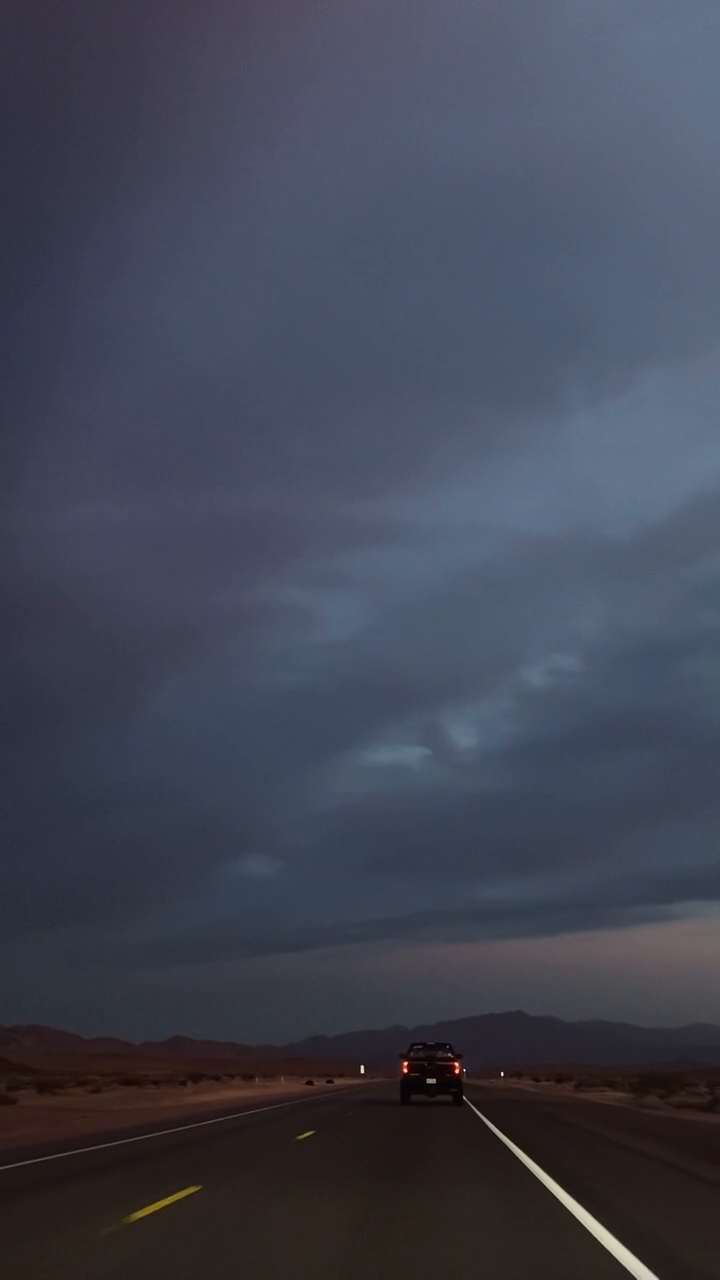
#> input picture frame 22 of OpenCV/car2.mp4, 720 x 1280 px, given in place of video2.mp4, which was not available
$ python '31-show Video Metadata.py'
#> lines starting #> are read from the running program, lines starting #| are printed output that depends on the picture; after the words box and inside, x2 and y2 are one past the last pixel; in counts of white or black regions, pixels touching at a corner belong together
import cv2

video = cv2.VideoCapture('video2.mp4')

# Get the frames per second (FPS) of the video
fps = video.get(cv2.CAP_PROP_FPS)
print('FPS:', fps)

# Get the resolution of the video
width = int(video.get(cv2.CAP_PROP_FRAME_WIDTH))
height = int(video.get(cv2.CAP_PROP_FRAME_HEIGHT))

total_number_of_frames = int(video.get(cv2.CAP_PROP_FRAME_COUNT)) # Total number of frames in the video.
FourCC_code_videoCodec = int(video.get(cv2.CAP_PROP_FOURCC)) # FourCC code representing the video codec.
video_duration_in_seconds = int(total_number_of_frames / fps) # Duration of the video in seconds.
video_stream_format = int(video.get(cv2.CAP_PROP_FORMAT)) # Format of the video stream.
video_brightness_level = int(video.get(cv2.CAP_PROP_BRIGHTNESS)) # Brightness level of the video.
video_contrast_level = int(video.get(cv2.CAP_PROP_CONTRAST)) # Contrast level of the video.
video_saturation_level = int(video.get(cv2.CAP_PROP_SATURATION)) # Saturation level of the video.
video_hue_level = int(video.get(cv2.CAP_PROP_HUE)) # Hue level of the video.
video_exposure_level  = int(video.get(cv2.CAP_PROP_EXPOSURE)) # Exposure level of the video


while video.isOpened():
    ret, frame = video.read()
#> frame is the input picture: shape (1280, 720, 3); mean B, G, R 83.9, 69.1, 65
    if not ret:
        break

    # Add metadata to the video frame
    cv2.putText(frame, 'FPS: {:.2f}'.format(fps), (10, 15), cv2.FONT_HERSHEY_COMPLEX_SMALL, 0.8, (0, 0, 255), 1)
#> frame: shape (1280, 720, 3); 0.03% of pixels changed, all inside (x1, y1, x2, y2) = (12, 5, 109, 16)
    cv2.putText(frame, 'Resolution: {}x{}'.format(width, height), (10, 30), cv2.FONT_HERSHEY_COMPLEX_SMALL, 0.8, (0, 0, 255), 1)
    cv2.putText(frame, f'total_number_of_frames: {total_number_of_frames}', (10, 45), cv2.FONT_HERSHEY_COMPLEX_SMALL, 0.8, (0, 0, 255), 1)
    cv2.putText(frame, f'FourCC_code_videoCodec: {FourCC_code_videoCodec}', (10, 60), cv2.FONT_HERSHEY_COMPLEX_SMALL, 0.8, (0, 0, 255), 1)
    cv2.putText(frame, f'video_duration_in_seconds: {video_duration_in_seconds}', (10, 75), cv2.FONT_HERSHEY_COMPLEX_SMALL, 0.8, (0, 0, 255), 1)
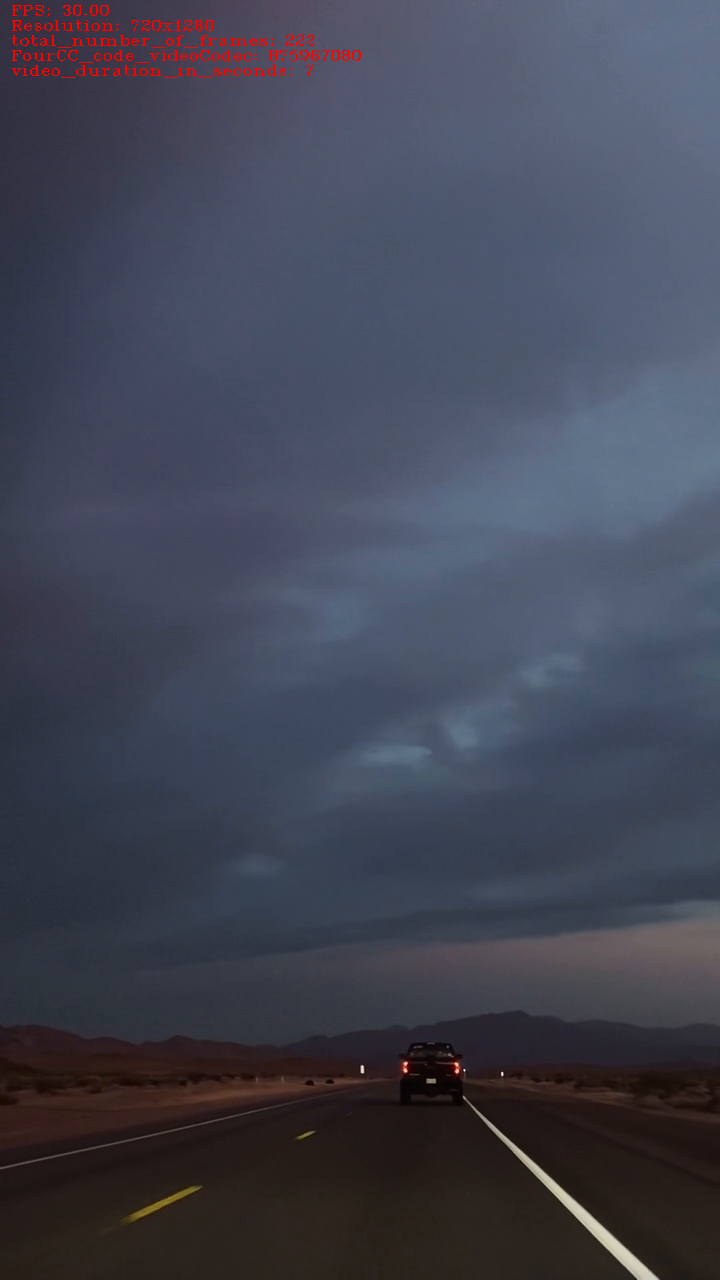
#> frame: shape (1280, 720, 3); mean B, G, R 83.6, 68.8, 65.7
    # [9 lines of commented-out code are left out]
    cv2.imshow('Video', frame)

    if cv2.waitKey(1) & 0xFF == ord('q'):
#> (key q is pressed here)
        break

video.release()
cv2.destroyAllWindows()

$ run again, starting later in the video
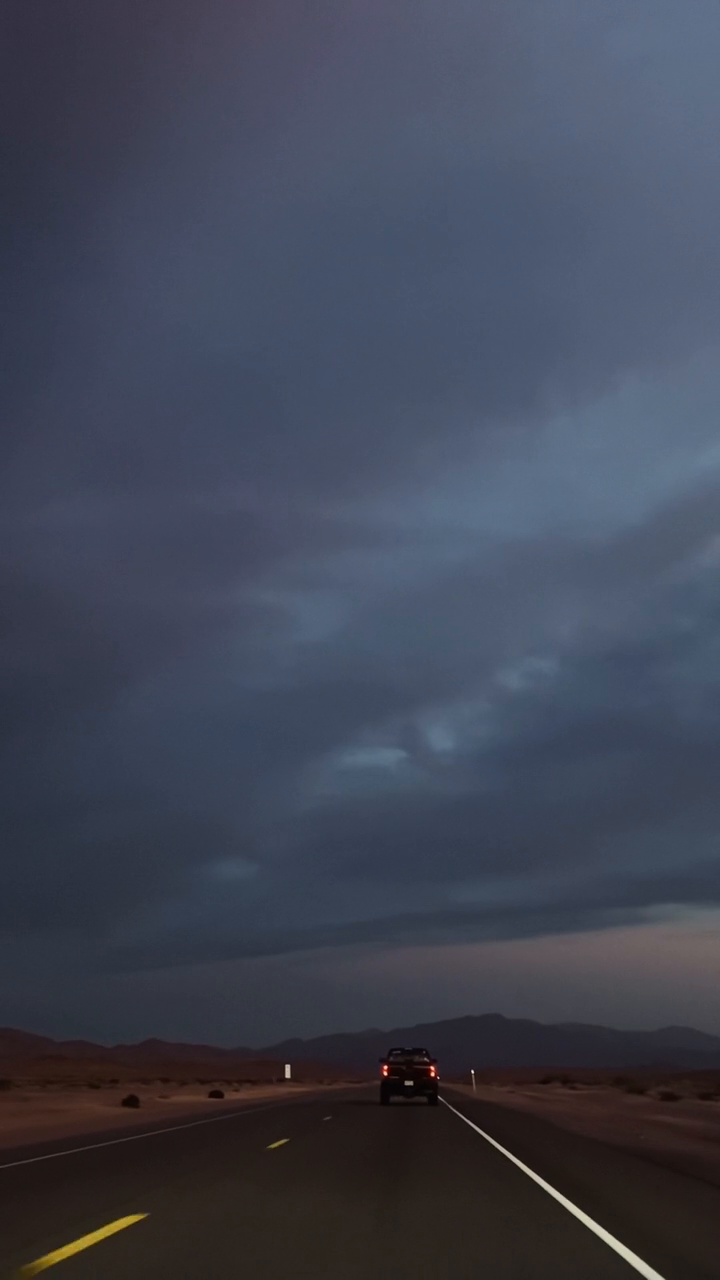
#> input picture frame 99 of OpenCV/car2.mp4, 720 x 1280 px, given in place of video2.mp4, which was not available
#> frame is the input picture: shape (1280, 720, 3); mean B, G, R 84, 68.9, 64
#> `cv2.putText(frame, f'video_duration_in_seconds: {video_duration_in_sec..`:
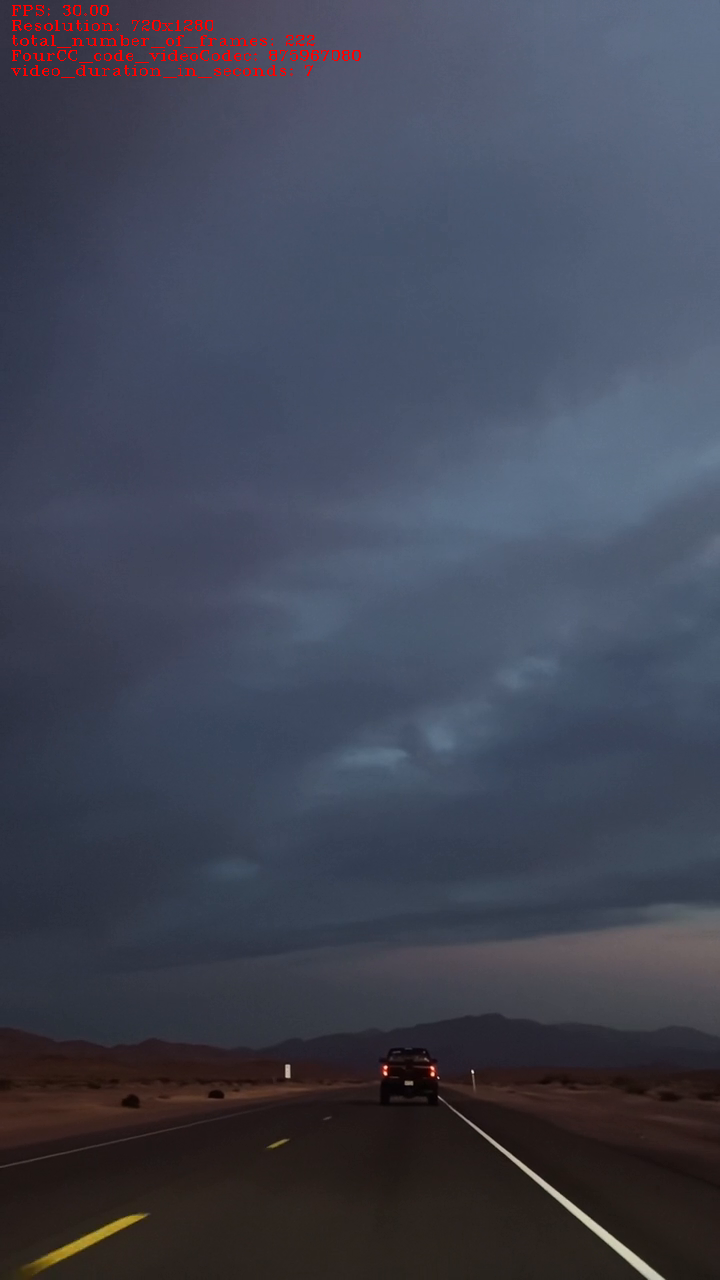
#> frame: shape (1280, 720, 3); mean B, G, R 83.7, 68.7, 64.7

$ run again, starting later in the video
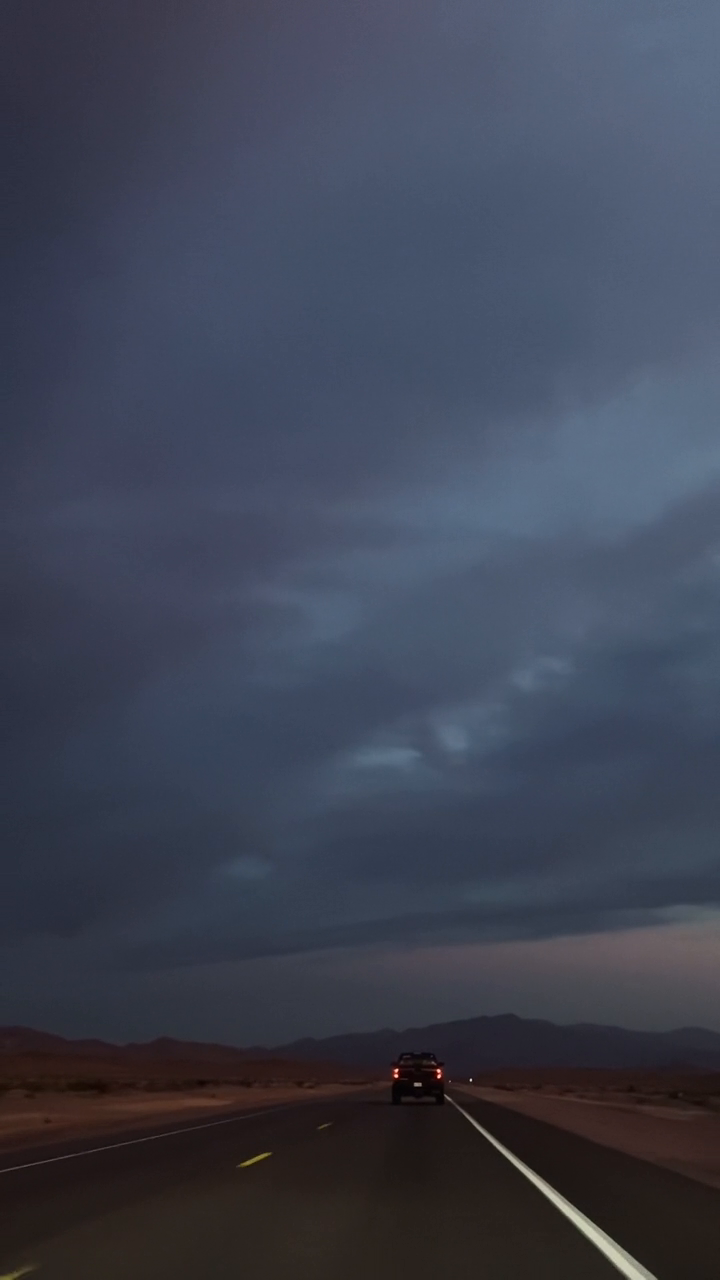
#> input picture frame 177 of OpenCV/car2.mp4, 720 x 1280 px, given in place of video2.mp4, which was not available
#> frame is the input picture: shape (1280, 720, 3); mean B, G, R 82.9, 67.3, 62.2
#> `cv2.putText(frame, f'video_duration_in_seconds: {video_duration_in_sec..`:
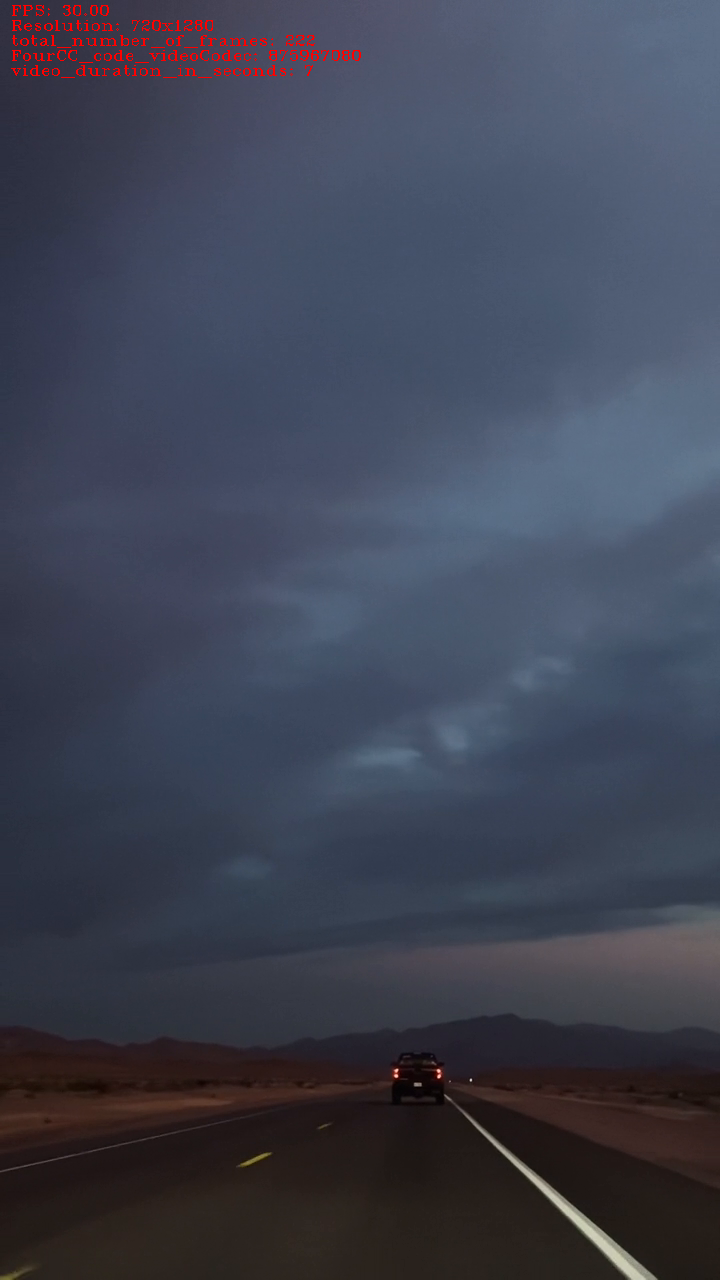
#> frame: shape (1280, 720, 3); mean B, G, R 82.6, 67.1, 62.9
